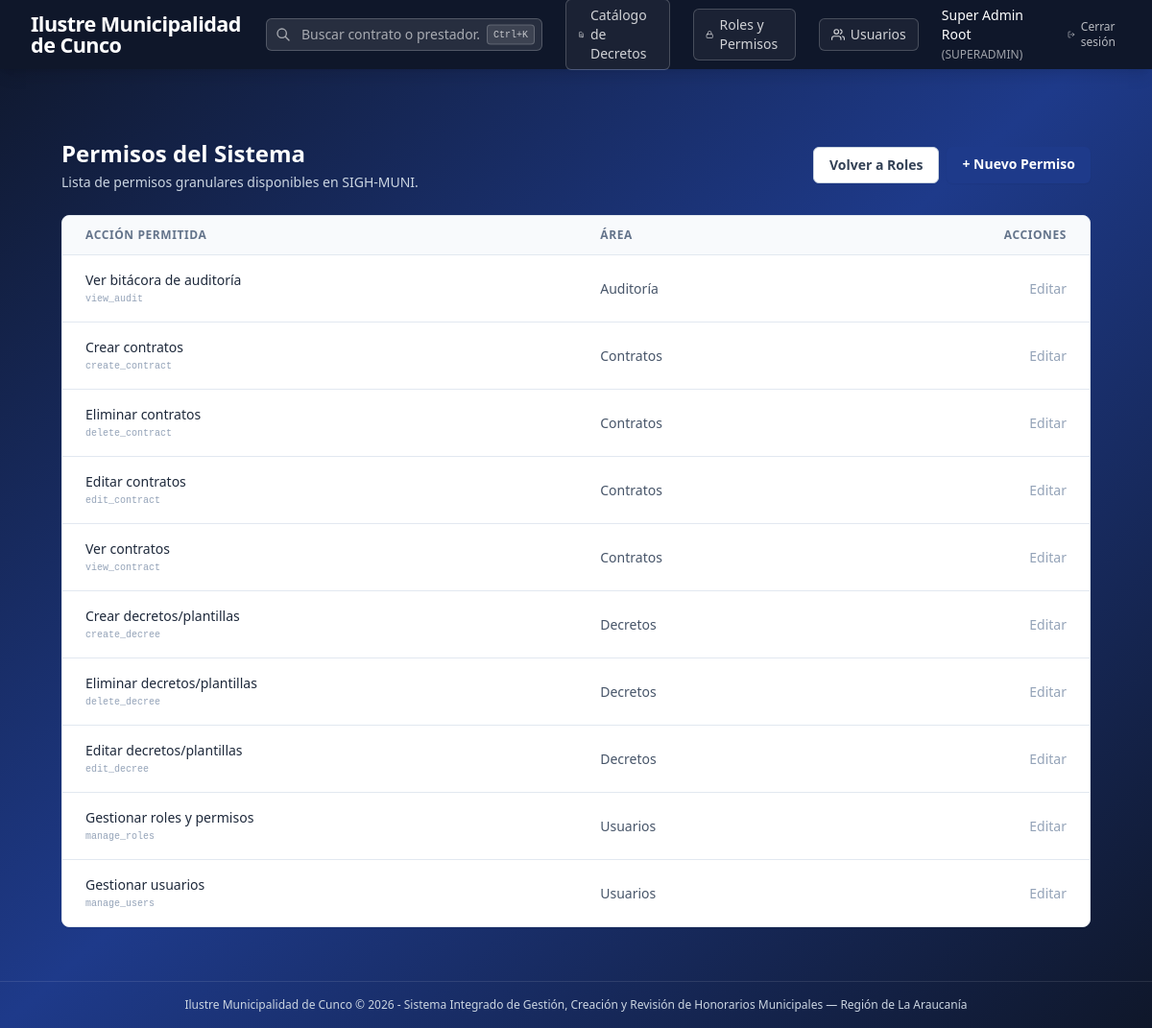
Before: /admin/permissions (signed in) with the older database file.
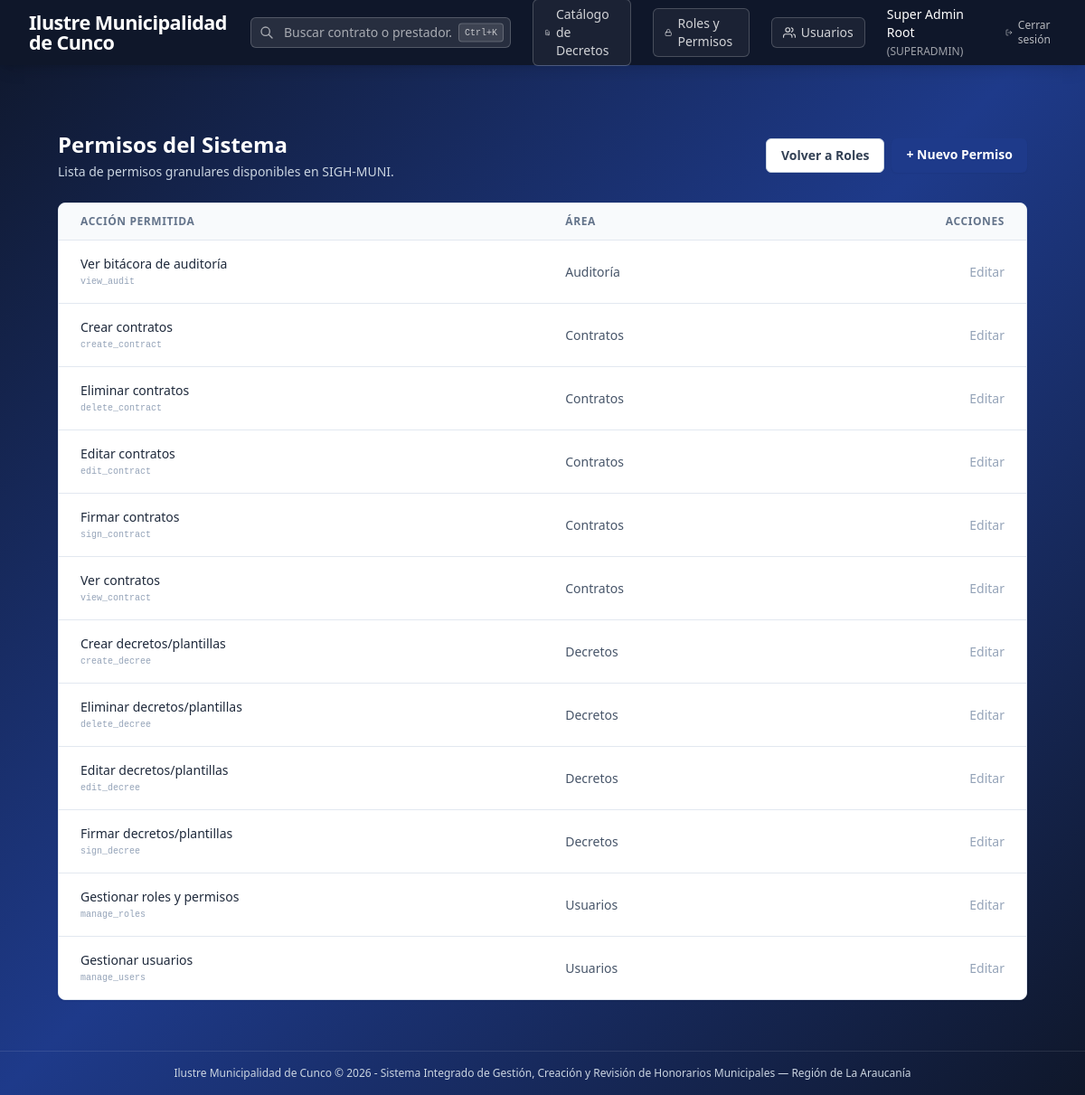
After: the same page with the newer database file.
### app/models/permission.py (models this page shows, shortened)
class Permission(db.Model):
    __tablename__ = 'permissions'
    id = db.Column(db.Integer, primary_key=True, autoincrement=True)
    name = db.Column(db.String(50), nullable=False, unique=True)
    description = db.Column(db.Text, nullable=True)
    module = db.Column(db.String(50), nullable=True)

### app/routes/admin.py (the view)
@admin_bp.route('/permissions')
@login_required
@role_required('SUPERADMIN')
def permissions():
    perms = Permission.query.order_by(Permission.module, Permission.name).all()
    return render_template('admin/permissions.html', permissions=perms)

### app/auth/utils.py (called while the page is built)
def login_required(f):
    @wraps(f)
    def decorated_function(*args, **kwargs):
        if 'user_id' not in session:
            flash('Debes iniciar sesión para acceder a esta sección.', 'warning')
            return redirect(url_for('auth.login', next=request.url))
        return f(*args, **kwargs)
    return decorated_function

def role_required(*allowed_roles):
    def decorator(f):
        @wraps(f)
        def decorated_function(*args, **kwargs):
            if 'user_id' not in session:
                flash('Debes iniciar sesión para acceder.', 'warning')
                return redirect(url_for('auth.login'))
            user_role = session.get('user_role')
            if user_role != 'SUPERADMIN' and user_role not in allowed_roles:
                flash('No tienes permisos suficientes para acceder a este módulo.', 'danger')
                return redirect(url_for('dashboard.index'))
            return f(*args, **kwargs)
        return decorated_function
    return decorator

### app/templates/admin/permissions.html (shortened to what this page needs)
{% extends 'base.html' %}
{% block content %}
<div class="max-w-7xl mx-auto px-4 sm:px-6 lg:px-8 py-8">
    <div class="mb-6 flex justify-between items-center">
        <div>
            <h1 class="text-2xl font-bold text-white">Permisos del Sistema</h1>
            <p class="text-sm text-slate-300 mt-1">Lista de permisos granulares disponibles en SIGH-MUNI.</p>
        </div>
        <div class="flex gap-2">
            <a href="{{ url_for('admin.roles') }}" class="px-4 py-2 bg-white border border-slate-300 rounded-md text-sm font-semibold text-slate-700 hover:bg-slate-50 transition-colors">
                Volver a Roles
            </a>
            <a href="{{ url_for('admin.create_permission') }}" class="px-4 py-2 bg-[#1e3a8a] hover:bg-[#0f265c] text-white rounded-md text-sm font-semibold shadow-sm transition-colors">
                + Nuevo Permiso
            </a>
        </div>
    </div>
    {% set MODULE_LABELS = {'contract': 'Contratos', 'decree': 'Decretos', 'user': 'Usuarios', 'audit': 'Auditoría', 'general': 'General'} %}
    <div class="bg-white rounded-lg border border-slate-200 shadow-sm overflow-hidden">
        <table class="min-w-full divide-y divide-slate-200">
            <thead class="bg-slate-50">
                <tr>
                    <th class="px-6 py-3 text-left text-xs font-semibold text-slate-500 uppercase tracking-wider">Acción permitida</th>
                    <th class="px-6 py-3 text-left text-xs font-semibold text-slate-500 uppercase tracking-wider">Área</th>
                    <th class="px-6 py-3 text-right text-xs font-semibold text-slate-500 uppercase tracking-wider">Acciones</th>
                </tr>
            </thead>
            <tbody class="bg-white divide-y divide-slate-200">
                {% for perm in permissions %}
                <tr>
                    <td class="px-6 py-4">
                        <div class="text-sm font-medium text-slate-800">{{ perm.description or perm.name }}</div>
                        <div class="text-[10px] text-slate-400 font-mono mt-0.5">{{ perm.name }}</div>
                    </td>
                    <td class="px-6 py-4 text-sm text-slate-600">{{ MODULE_LABELS.get(perm.module, perm.module) }}</td>
                    <td class="px-6 py-4 whitespace-nowrap text-right text-sm font-medium">
                        <a href="#" class="text-slate-400 hover:text-slate-600" title="Editar">Editar</a>
                    </td>
                </tr>
                {% endfor %}
            </tbody>
        </table>
    </div>
</div>
{% endblock %}

Changed rows visible on the page:
added Permission: description "Firmar contratos", name "sign_contract", get "Contratos"
added Permission: description "Firmar decretos/plantillas", name "sign_decree", get "Decretos"
